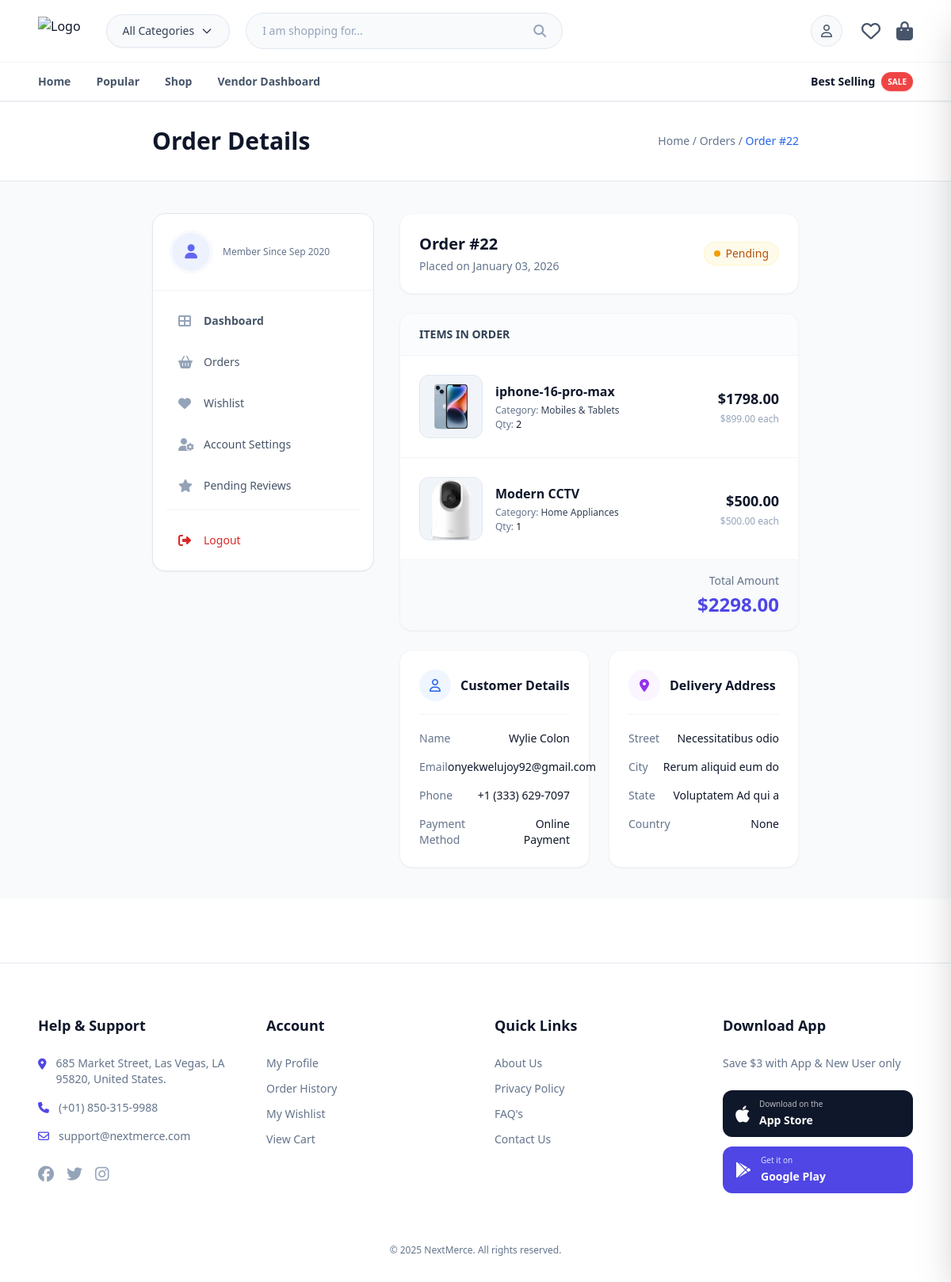
/customer/customer/order/detail/22/, run on the app's committed database.
### store/models.py (models this page shows, shortened)
class Order(models.Model):
    STATUS = (
        ("Paid", "Paid"),
        ("Pending", "Pending"),
        ("Failed", "Failed"),
    )
    user = models.ForeignKey(userauth_model.User, on_delete=models.SET_NULL, null=True)
    fullname = models.CharField(max_length=50, null=True, blank=True)
    mobile = models.CharField(max_length=50, null=True, blank=True)
    city = models.CharField(max_length=100, default='Unknown City')
    address = models.CharField(max_length=100, null=True, blank=True)
    state = models.CharField(max_length=100, null=True, blank=True)
    country = models.CharField(max_length=100, null=True, blank=True)
    total = models.DecimalField(default=0, decimal_places=2, max_digits=12, null=True, blank=True)
    payment_status = models.CharField(max_length=50, choices=STATUS, default="Pending")
    date = models.DateTimeField(default=timezone.now, null=True, blank=True)

class OrderItem(models.Model):
    product = models.ForeignKey(Product, on_delete=models.SET_NULL, null=True)
    order = models.ForeignKey(Order, on_delete=models.SET_NULL, null=True)
    qty = models.IntegerField(default=0, null=True, blank=True)
    sub_total = models.DecimalField(default=0, decimal_places=2, max_digits=12, null=True, blank=True)
    reviewed = models.BooleanField(default=False, null=True)

class Product(models.Model):
    STATUS = (
        ("Published", "Published"),
        ("Draft", "Draft"),
        ("Disabled", "Disabled"),
    )
    BANNERS = (
        ("Banner 1", "Banner 1"),
        ("Banner 2", "Banner 2"),
        ("Banner 3", "Banner 3"),
        ("Banner 4", "Banner 4"),
        ("Banner 5", "Banner 5"),
        ("Banner 6", "Banner 6"),
    )
    status = models.CharField(max_length=500, choices=STATUS, default="Published")
    user = models.ForeignKey(userauth_model.User, on_delete=models.SET_NULL, null=True)
    category = models.ForeignKey("store.Category",on_delete=models.SET_NULL, null=True)
    name = models.CharField(max_length=50)
    description = models.TextField(blank=True, null=True)
    additional_information = models.TextField(blank=True, null=True)
    image = models.ImageField(upload_to='image', null=True, blank=True)
    sale_price = models.DecimalField(default=0, decimal_places=2, max_digits=12)
    regular_price = models.DecimalField(default=0, decimal_places=2, max_digits=12, null=True, blank=True)
    in_stock = models.BooleanField(default=False)
    free_delivery = models.BooleanField(default=False)
    qty = models.IntegerField(default=0, null=True, blank=True)
    featured = models.BooleanField(default=False)
    popular = models.BooleanField(default=False)
    slug = models.SlugField(unique=True, blank=True, null=True)
    cover_image = models.ImageField(upload_to='image', null=True, blank=True)
    best_selling = models.BooleanField(default=False)
    new_arrivals = models.BooleanField(default=False)
    banner = models.CharField(max_length=50, choices=BANNERS, blank=True, null=True)

class Category(models.Model):
    title = models.CharField(max_length=50)
    image = models.ImageField(upload_to='image', null=True, blank=True)
    slug = models.SlugField(unique=True, blank=True, null=True)

### userauth/models.py (models this page shows)
class User(AbstractUser):
    email = models.EmailField( unique=True)
    username = models.CharField( unique=True, blank=True, null=True, max_length=50)
    firstname = models.CharField(max_length=100, null=True, blank=True)
    lastname = models.CharField(max_length=100, null=True, blank=True)
    country = models.CharField(max_length=100, null=True, blank=True)
    phone = models.CharField(max_length=100, null=True, blank=True)
    image = models.ImageField(upload_to='image', null=True, blank=True)
    REQUIRED_FIELDS = ['username']
    USERNAME_FIELD = 'email'

### customer/views.py (the view)
# urls.py: path('customer/order/detail/<id>/', views.order_detail,  name='customer_order_detail'),
def order_detail(request, id):
    order = Order.objects.get(id= id)
    items = OrderItem.objects.filter(order= order)
    context = {
        "order": order,
        "items": items,
    }
    return render(request, 'customer/order_detail.html', context)

### store/context_processors.py (called while the page is built)
def cart_wishlist_counts(request):
    cart_count = 0
    wishlist_count = 0
    if request.user.is_authenticated:
        cart_count = Cart.objects.filter(user=request.user).count()
        wishlist_count = Wishlist.objects.filter(user=request.user).count()
    return {
        'CART_ITEM_COUNT': cart_count,
        'WISHLIST_ITEM_COUNT': wishlist_count,
    }

def default(request):
    categories = Category.objects.all()
    return {
        'categories': categories,
    }

### templates/customer/order_detail.html (shortened to what this page needs)
{% extends 'partials/base.html' %}
{% load static %}
{% block content %}
<div
    class="bg-white border-b border-gray-200 py-8 flex lg:flex-row flex-col lg:gap-0 gap-2  items-center justify-between px-4 lg:px-[12rem] xl:px-[19rem]">
    <h1 class="font-bold text-3xl text-slate-900">Order Details</h1>
    <div class="text-sm font-medium">
        <a href="{% url 'index' %}" class="text-slate-500 hover:text-blue-600 transition-colors">Home /</a>
        <a href="{% url 'customer_orders' %}" class="text-slate-500 hover:text-blue-600 transition-colors">Orders /</a>
        <span class="text-blue-600">Order #{{order.id}}</span>
    </div>
</div>
<section class="bg-[#F9FAFB] py-10 px-4 lg:px-[12rem] xl:px-[19rem]">
    <div class="grid grid-cols-1 lg:grid-cols-[280px_1fr] gap-8">
        <aside class="hidden lg:block sticky top-32 self-start h-fit">
            {% include 'customer/includes/sidebar.html' %}
        </aside>
        <div class="space-y-6">
            <div
                class="flex flex-col sm:flex-row sm:items-center justify-between bg-white p-6 rounded-2xl border border-slate-100 shadow-sm gap-4">
                <div>
                    <h2 class="font-bold text-xl text-slate-900">Order #{{order.id}}</h2>
                    <p class="text-sm text-slate-500 mt-1">Placed on {{ order.date|date:"F d, Y" }}</p>
                </div>
                <div class="flex items-center gap-3">
                    <span class="inline-flex items-center gap-1.5 rounded-full px-3 py-1 text-sm font-medium border
                        {% if order.payment_status == 'Paid' %} bg-emerald-50 text-emerald-700 border-emerald-100
                        {% elif order.payment_status == 'Pending' %} bg-amber-50 text-amber-700 border-amber-100
                        {% else %} bg-red-50 text-red-700 border-red-100 {% endif %}">
                        <span class="h-2 w-2 rounded-full
                            {% if order.payment_status == 'Paid' %} bg-emerald-500
                            {% elif order.payment_status == 'Pending' %} bg-amber-500
                            {% else %} bg-red-500 {% endif %}"></span>
                        {{ order.payment_status }}
                    </span>
                </div>
            </div>
            <div class="bg-white rounded-2xl border border-slate-100 shadow-sm overflow-hidden">
                <div class="px-6 py-4 border-b border-slate-100 bg-slate-50/50">
                    <h3 class="font-bold text-sm uppercase text-slate-700">Items in Order</h3>
                </div>
                <div class="divide-y divide-slate-100">
                    {% for item in items %}
                    <div
                        class="flex flex-col sm:flex-row sm:items-center justify-between p-6 hover:bg-slate-50 transition-colors gap-4">
                        <div class="flex items-start sm:items-center gap-4">
                            <div
                                class="h-20 w-20 flex-shrink-0 overflow-hidden rounded-xl bg-slate-100 border border-slate-200">
                                <img src="{{ item.product.image.url }}" alt="{{ item.product.name }}"
                                    class="h-full w-full object-cover object-center">
                            </div>
                            <div class="flex flex-col">
                                <h4 class="font-bold text-slate-900 line-clamp-1">{{ item.product.name }}</h4>
                                <p class="text-xs text-slate-500 mt-1">Category: <span class="text-slate-700">{{ item.product.category.title }}</span></p>
                                <p class="text-xs text-slate-500 mt-0.5">Qty: <span
                                        class="font-medium text-slate-900">{{ item.qty }}</span></p>
                            </div>
                        </div>
                        <div class="text-left sm:text-right pl-[5.5rem] sm:pl-0">
                            <p class="font-bold text-lg text-slate-900">${{ item.sub_total }}</p>
                            <p class="text-xs text-slate-400 mt-1">${{ item.product.sale_price }} each</p>
                        </div>
                    </div>
                    {% empty %}
                    <div class="p-12 text-center">
                        <p class="text-slate-500">No items found in this order.</p>
                    </div>
                    {% endfor %}
                </div>
                <div class="bg-slate-50 px-6 py-4 border-t border-slate-100 flex justify-end">
                    <div class="text-right">
                        <p class="text-sm text-slate-500 mb-1">Total Amount</p>
                        <p class="text-2xl font-bold text-indigo-600">${{order.total}}</p>
                    </div>
                </div>
            </div>
            <div class="grid grid-cols-1 md:grid-cols-2 gap-6">
                <div class="bg-white rounded-2xl border border-slate-100 shadow-sm p-6">
                    <div class="flex items-center gap-3 mb-5 pb-4 border-b border-slate-100">
                        <div class="h-10 w-10 rounded-full bg-blue-50 flex items-center justify-center text-blue-600">
                            <i class="fa-regular fa-user"></i>
                        </div>
                        <h3 class="font-bold text-slate-900">Customer Details</h3>
                    </div>
                    <div class="space-y-4 text-sm">
                        <div class="flex justify-between">
                            <span class="text-slate-500">Name</span>
                            <span class="font-medium text-slate-900 text-right">{{ order.fullname }}</span>
                        </div>
                        <div class="flex justify-between">
                            <span class="text-slate-500">Email</span>
                            <span class="font-medium text-slate-900 text-right">{{ order.user.email }}</span>
                        </div>
                        <div class="flex justify-between">
                            <span class="text-slate-500">Phone</span>
                            <span class="font-medium text-slate-900 text-right">{{ order.mobile }}</span>
                        </div>
                        <div class="flex justify-between">
                            <span class="text-slate-500">Payment Method</span>
                            <span class="font-medium text-slate-900 text-right">Online Payment</span>
                        </div>
                    </div>
                </div>
                <div class="bg-white rounded-2xl border border-slate-100 shadow-sm p-6">
                    <div class="flex items-center gap-3 mb-5 pb-4 border-b border-slate-100">
                        <div
                            class="h-10 w-10 rounded-full bg-purple-50 flex items-center justify-center text-purple-600">
                            <i class="fa-solid fa-location-dot"></i>
                        </div>
                        <h3 class="font-bold text-slate-900">Delivery Address</h3>
                    </div>
                    <div class="space-y-4 text-sm">
                        <div class="flex justify-between">
                            <span class="text-slate-500">Street</span>
                            <span class="font-medium text-slate-900 text-right">{{ order.address }}</span>
                        </div>
                        <div class="flex justify-between">
                            <span class="text-slate-500">City</span>
                            <span class="font-medium text-slate-900 text-right">{{ order.city }}</span>
                        </div>
                        <div class="flex justify-between">
                            <span class="text-slate-500">State</span>
                            <span class="font-medium text-slate-900 text-right">{{ order.state }}</span>
                        </div>
                        <div class="flex justify-between">
                            <span class="text-slate-500">Country</span>
                            <span class="font-medium text-slate-900 text-right">{{ order.country}}</span>
                        </div>
                    </div>
                </div>
            </div>
        </div>
    </div>
</section>
{% endblock content %}

### data on the page
Order: id "22", date "January 03, 2026", payment_status "Pending", total "2298.00", fullname "Wylie Colon", user.email "onyekwelujoy92@gmail.com", mobile "+1 (333) 629-7097", address "Necessitatibus odio", city "Rerum aliquid eum do", state "Voluptatem Ad qui a", country "None"
OrderItem: product.image (picture), product.name "iphone-16-pro-max", product.category "Mobiles & Tablets", qty "2", sub_total "1798.00", product.sale_price "899.00"
OrderItem: product.image (picture), product.name "Modern CCTV", product.category "Home Appliances", qty "1", sub_total "500.00", product.sale_price "500.00"
